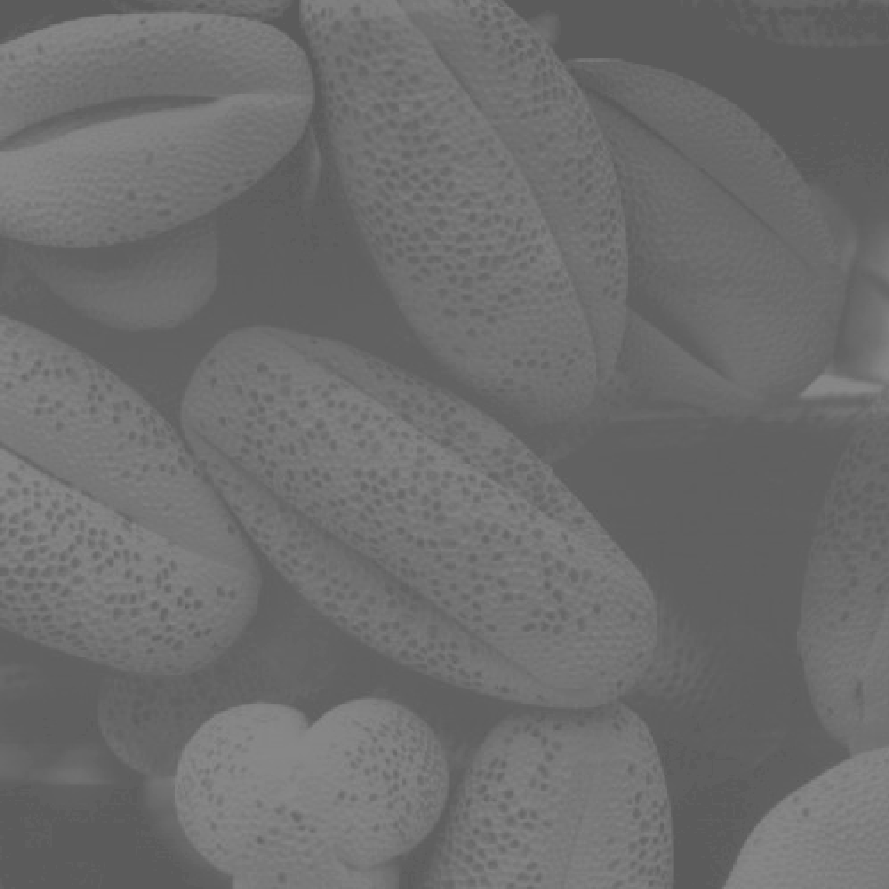
#> input picture DIP/DIP_HW/HW2/test.png, 889 x 889 px
$ python HW2_1.py
#> lines starting #> are read from the running program, lines starting #| are printed output that depends on the picture
from PIL import Image
import matplotlib.pyplot as plt
import numpy as np

image = Image.open('test.png')
#> image is the input picture: PIL image 889x889 L; min 91, max 138, mean 109.1

pixel_values = list(image.getdata())
#> pixel_values = 790321 items

hist, bins = np.histogram(pixel_values, bins=256, range=(0, 256))
#> hist = 256 values, max 60247 at index 96, min 0 at index 0, mean 3087.2; bins = 257 values from 0 to 256

plt.rcParams['font.sans-serif'] = ['SimSun']
plt.rcParams['axes.unicode_minus'] = False

plt.bar(bins[:-1], hist, width=1, color='gray', alpha=0.7)
plt.xlabel('灰度值')
plt.ylabel('出现次数')
plt.title('灰度直方图')
plt.grid(True)

# plt.show()

plt.savefig('hist1.png')
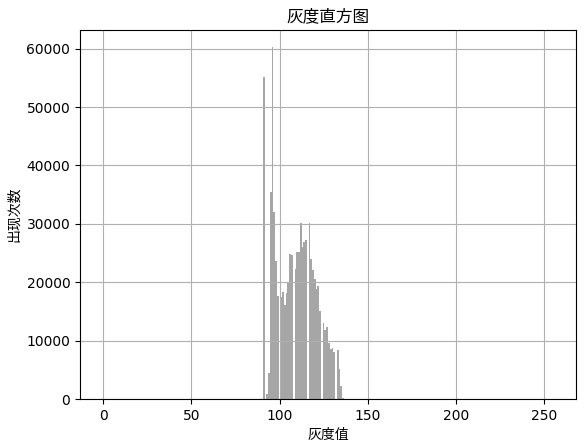
#> figure drawn by matplotlib, 1 panel; tallest bar 60247 high, from x = 95.5 to 96.5
